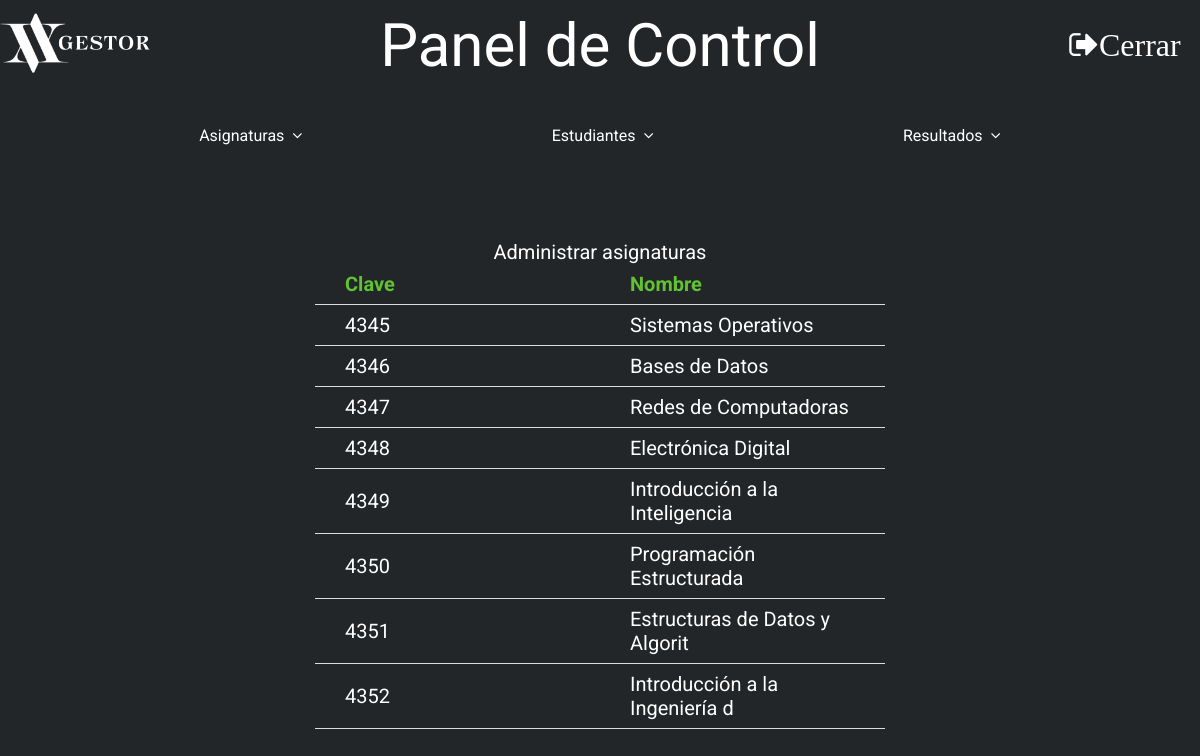
Page /manage_classes.php (signed in) on the committed database.
### tables this page shows
CREATE TABLE `project_03_class` (
  `name` varchar(30) NOT NULL,
  `id` int(3) NOT NULL
);

### manage_classes.php (the view, shortened to what this page needs)
<!DOCTYPE html>
<html lang="en">
<head>
    <link rel="stylesheet" href="css/home.css">
    <link rel="stylesheet" href="./css/font-awesome-4.7.0/css/font-awesome.css">
    <link rel="stylesheet" type='text/css' href="css/manage.css">
</head>
<body>
    <div class="title">
        <a href="dashboard.php"><img src="./images/logo.png" alt="" class="logo"></a>
        <span class="heading">Panel de Control</span>
        <a href="logout.php" style="color: white"><span class="fa fa-sign-out fa-2x">Cerrar</span></a>
    </div>
    <div class="nav">
        <ul>
            <li class="dropdown" onclick="toggleDisplay('1')">
                <a href="" class="dropbtn">Asignaturas &nbsp
                    <span class="fa fa-angle-down"></span>
                </a>
            </li>
            <li class="dropdown" onclick="toggleDisplay('2')">
                <a href="#" class="dropbtn">Estudiantes &nbsp
                    <span class="fa fa-angle-down"></span>
                </a>
            </li>
            <li class="dropdown" onclick="toggleDisplay('3')">
                <a href="#" class="dropbtn">Resultados &nbsp
                    <span class="fa fa-angle-down"></span>
                </a>
            </li>
        </ul>
    </div>
    <div class="main">
        <?php
            include('session.php');
            $sql = "SELECT `name`, `id` FROM `project_03_class`";
            $result = mysqli_query($conn, $sql);
            if (mysqli_num_rows($result) > 0) {
               echo "<table>
                <caption>Administrar asignaturas</caption>
                <tr>
                <th>Clave</th>
                <th>Nombre</th>
                </tr>";
                while($row = mysqli_fetch_array($result))
                  {
                  echo "<tr>";
                  echo "<td>" . $row['id'] . "</td>";
                  echo "<td>" . $row['name'] . "</td>";
                  echo "</tr>";
                  }
                echo "</table>";
            } else {
                echo "0 results";
            }
        ?>
    </div>
</body>
</html>

### css/home.css (style rules this page uses)
body { margin: 0; font-family: 'Roboto', sans-serif; background-color: #222629; color: white; }
.title { display: grid; grid-template-rows: 50px; grid-template-columns: 150px 1fr 150px; align-items: center; padding: 20px 0; text-align: center; }
.logo { width: 150px; height: auto; }
.heading { font-size: 60px; }
.main { display: grid; align-items: center; font-size: 20px; padding-top: 80px; }
ul { list-style-type: none; margin: 20px 0 0 0; padding: 0; display: flex; overflow: hidden; justify-content: space-evenly; }
li a,.dropbtn { display: inline-block; text-decoration: none; color: white; height: 40px; display: flex; align-items: center; padding: 5px 50px; }
li.dropdown { display: inline-block; }

### css/manage.css (style rules this page uses)
.main { display: grid; justify-content: center; padding: 30px; }
.main table { margin: 50px auto; }
.main table, th, td { border-collapse: collapse; text-align: left; table-layout: fixed; padding: 8px 30px; width: 50%; }
.main th { color: #61c232; }
th, td { border-bottom: 1px solid #ddd; }

### rows in the picture
project_03_class: id "4345", name "Sistemas Operativos"
project_03_class: id "4346", name "Bases de Datos"
project_03_class: id "4347", name "Redes de Computadoras"
project_03_class: id "4348", name "Electrónica Digital"
project_03_class: id "4349", name "Introducción a la Inteligencia"
project_03_class: id "4350", name "Programación Estructurada"
project_03_class: id "4351", name "Estructuras de Datos y Algorit"
project_03_class: id "4352", name "Introducción a la Ingeniería d"
